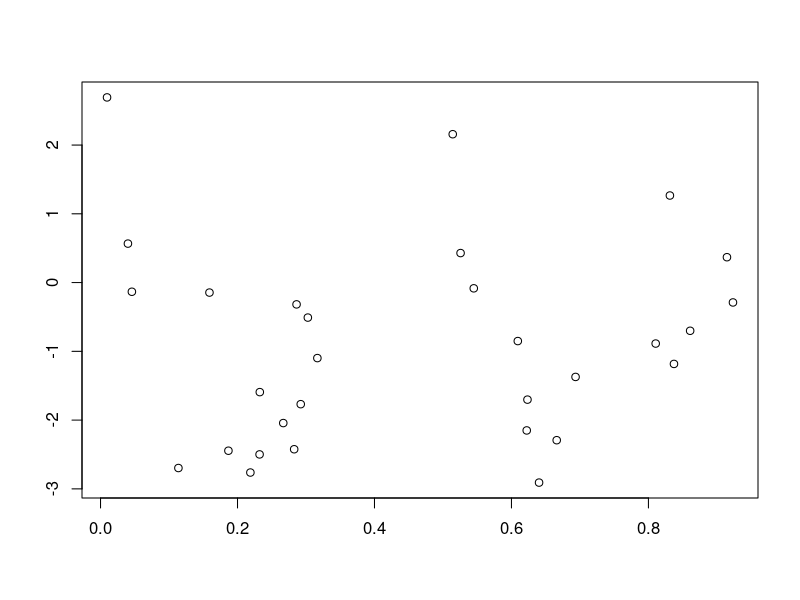
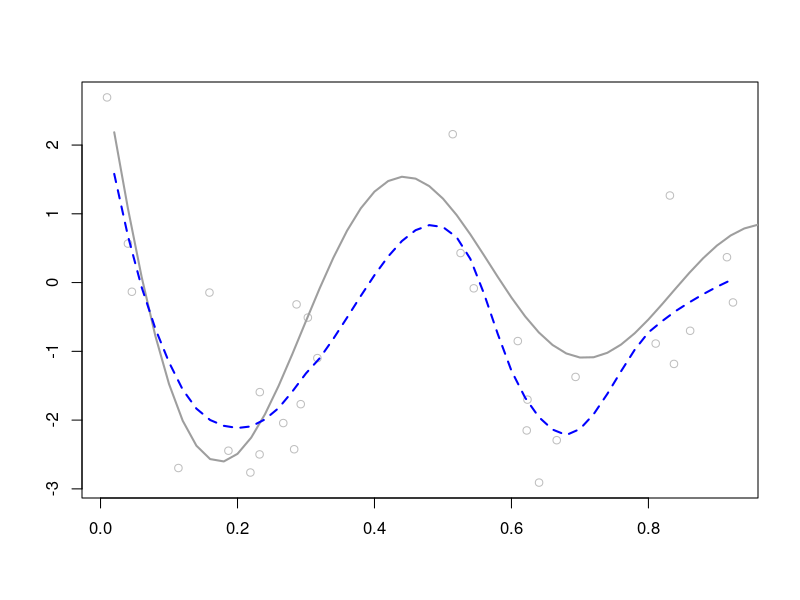

R code for these plots, in order:
## ---- chunk 1
lo.lev <- function(x1, sp){
  # x1: feature vector of length n
  # sp: a value for "span"
  
  n = length(x1);
  lev = rep(0, n)
  
  S_mat = matrix(0,n,n)
  Id_mat = diag(n)
  #Fitted values
  
  # Consider changing name of i
  for(i in 1:n){
    S_mat[,i] = predict(loess(Id_mat[,i] ~ x1, span = sp))
  }
  
  #diagonals of S-lambda or also called span
  lev = diag(S_mat)
  
  return(lev)
}

onestep_CV <- function(x1, y1, sp){
  fit1 = loess(y1 ~ x1, span = sp)
  resid_vec = resid(fit1)

  S_vec = lo.lev(x1, sp)
  # LOO-CV
  cv = mean((resid_vec/(1-S_vec))^2)
  # GCV
  mean_lev = mean(S_vec)
  gcv = mean((resid_vec/(1-mean_lev))^2)
  
  return(list(cv = cv, gcv = gcv))
}

myCV <- function(x1, y1, span){
  # x1: feature vector of length n
  # y1: response vector of length n
  # span: a sequence of values for "span"
  
  m = length(span)
  cv = rep(0, m)
  gcv = rep(0, m)
  
  for(i in 1:m){
    tmp = onestep_CV(x1, y1, span[i])
    cv[i] = tmp$cv
    gcv[i] = tmp$gcv
  }
  return(list(cv = cv, gcv = gcv))
}

#===============================================================================
## ---- chunk 2
# Testing Function
mydata = read.csv(file = "Coding3_Data.csv")
dim(mydata)

plot(mydata$x, mydata$y, xlab="", ylab="")

span1 = seq(from = 0.2, by = 0.05, length = 15 )
cv.out = myCV(mydata$x, mydata$y, span1)

# Print Results
myout = data.frame(CV = cv.out$cv, 
                   GCV = cv.out$gcv, 
                   span = span1)
myout

myout$span[myout$GCV == min(myout$GCV)]

myout$span[myout$CV == min(myout$CV)]

# Plot The Fitted Curve
spangcv.min = myout$span[myout$GCV == min(myout$GCV)]
spancv.min = myout$span[myout$CV == min(myout$CV)]
## ---- chunk 3

plot(mydata$x, mydata$y, xlab="", ylab="", col="gray");
fx = 1:50/50;
fy = sin(12*(fx+0.2))/(fx+0.2)
lines(fx, fy, col=8, lwd=2)

f = loess(y ~ x, mydata, span = spangcv.min)
lines(fx, predict(f, data.frame(x = fx), surface = "direct"), 
      lty=2, lwd=2, col="blue")
